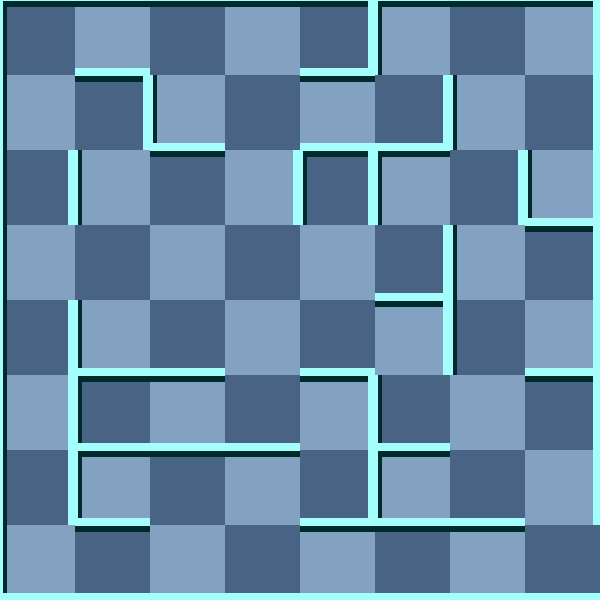

Rendered tile map (Tiled .tmx) drawn with the repository's tilesets; below, a short description and the map source with its tile grids summarised:
An orthogonal 8x8 tile map with 75x75 px tiles, 2 tile layers (background, 块层 1) and 8 objects (3x Trap, Exit, Door, WhiteMummy, Player, ...).

<map version="1.0" orientation="orthogonal" width="8" height="8" tilewidth="75" tileheight="75">
 <tileset firstgid="1" name="wall" tilewidth="75" tileheight="75">
  <image source="gfx/wall.png" width="300" height="375" />
  <tile id="0">
   <properties>
    <property name="ValOfWall" value="0" />
   </properties>
  </tile>
  <tile id="1">
   <properties>
    <property name="ValOfWall" value="1" />
   </properties>
  </tile>
  <tile id="2">
   <properties>
    <property name="ValOfWall" value="2" />
   </properties>
  </tile>
  <tile id="3">
   <properties>
    <property name="ValOfWall" value="3" />
   </properties>
  </tile>
  <tile id="4">
   <properties>
    <property name="ValOfWall" value="4" />
   </properties>
  </tile>
  <tile id="5">
   <properties>
    <property name="ValOfWall" value="5" />
   </properties>
  </tile>
  <tile id="6">
   <properties>
    <property name="ValOfWall" value="6" />
   </properties>
  </tile>
  <tile id="7">
   <properties>
    <property name="ValOfWall" value="7" />
   </properties>
  </tile>
  <tile id="8">
   <properties>
    <property name="ValOfWall" value="8" />
   </properties>
  </tile>
  <tile id="9">
   <properties>
    <property name="ValOfWall" value="9" />
   </properties>
  </tile>
  <tile id="10">
   <properties>
    <property name="ValOfWall" value="10" />
   </properties>
  </tile>
  <tile id="11">
   <properties>
    <property name="ValOfWall" value="11" />
   </properties>
  </tile>
  <tile id="12">
   <properties>
    <property name="ValOfWall" value="12" />
   </properties>
  </tile>
  <tile id="13">
   <properties>
    <property name="ValOfWall" value="13" />
   </properties>
  </tile>
  <tile id="14">
   <properties>
    <property name="ValOfWall" value="14" />
   </properties>
  </tile>
  <tile id="15">
   <properties>
    <property name="ValOfWall" value="15" />
   </properties>
  </tile>
  <tile id="18">
   <properties>
    <property name="ValOfWall" value="-1" />
   </properties>
  </tile>
 </tileset>
 <layer name="background" width="8" height="8">
  <data>[64 cells, 64 non-empty, 2 distinct tile ids]</data>
 </layer>
 <layer name="块层 1" width="8" height="8">
  <data>[64 cells, 64 non-empty, 15 distinct tile ids]</data>
 </layer>
 <objectgroup name="对象层 1" width="8" height="8">
  <object name="Exit" x="600" y="525" />
  <object name="Door" x="75" y="75">
   <properties>
    <property name="direction" value="4" />
    <property name="value" value="16" />
   </properties>
  </object>
  <object name="WhiteMummy" x="300" y="75">
   <properties>
    <property name="value" value="21" />
   </properties>
  </object>
  <object name="Trap" x="300" y="300">
   <properties>
    <property name="value" value="9" />
   </properties>
  </object>
  <object name="Trap" x="75" y="225">
   <properties>
    <property name="value" value="8" />
   </properties>
  </object>
  <object name="Player" x="0" y="300">
   <properties>
    <property name="value" value="1" />
   </properties>
  </object>
  <object name="Key" x="0" y="450">
   <properties>
    <property name="value" value="12" />
   </properties>
  </object>
  <object name="Trap" x="150" y="525">
   <properties>
    <property name="value" value="10" />
   </properties>
  </object>
 </objectgroup>
</map>
